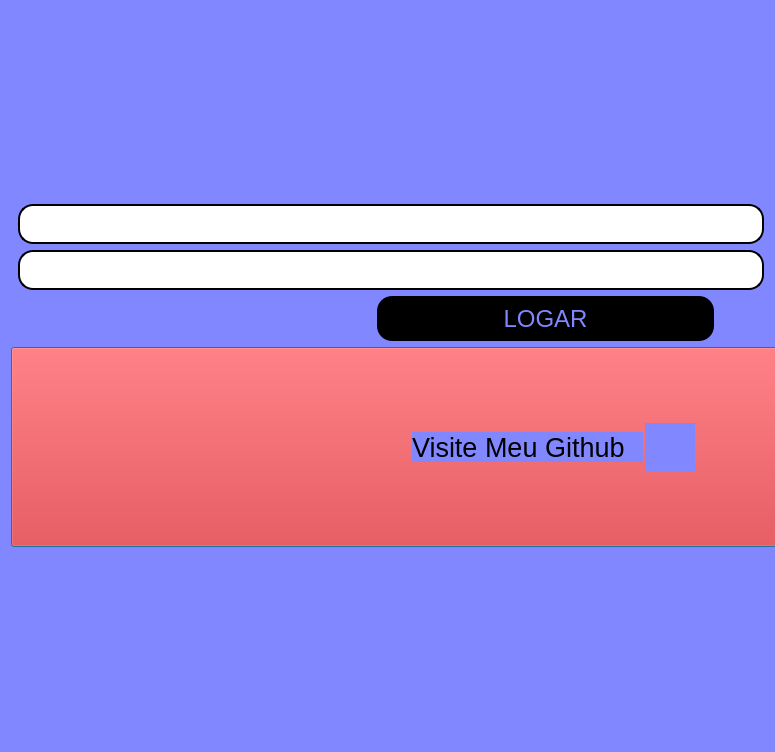
<?xml version="1.0" encoding="UTF-8"?>
<ui version="4.0">
 <class>Login</class>
 <widget class="QDialog" name="Login">
  <property name="geometry">
   <rect>
    <x>0</x>
    <y>0</y>
    <width>775</width>
    <height>752</height>
   </rect>
  </property>
  <property name="minimumSize">
   <size>
    <width>775</width>
    <height>752</height>
   </size>
  </property>
  <property name="maximumSize">
   <size>
    <width>1456</width>
    <height>752</height>
   </size>
  </property>
  <property name="windowTitle">
   <string>Dialog</string>
  </property>
  <property name="styleSheet">
   <string notr="true">background-color: rgb(129, 135, 255);</string>
  </property>
  <layout class="QVBoxLayout" name="verticalLayout_3">
   <item>
    <layout class="QVBoxLayout" name="verticalLayout">
     <item>
      <layout class="QHBoxLayout" name="horizontalLayout">
       <property name="spacing">
        <number>0</number>
       </property>
       <item>
        <widget class="QLabel" name="label">
         <property name="maximumSize">
          <size>
           <width>35</width>
           <height>32</height>
          </size>
         </property>
         <property name="text">
          <string/>
         </property>
         <property name="pixmap">
          <pixmap>../imagens/usuario.png</pixmap>
         </property>
        </widget>
       </item>
       <item>
        <widget class="QLineEdit" name="lineEdit">
         <property name="minimumSize">
          <size>
           <width>72</width>
           <height>0</height>
          </size>
         </property>
         <property name="maximumSize">
          <size>
           <width>1920</width>
           <height>40</height>
          </size>
         </property>
         <property name="styleSheet">
          <string notr="true">background-color: rgb(255, 255, 255);
border-radius: 15px;
border-style: outset;
border-width: 2px;</string>
         </property>
         <property name="inputMethodHints">
          <set>Qt::ImhNone</set>
         </property>
         <property name="text">
          <string/>
         </property>
        </widget>
       </item>
      </layout>
     </item>
     <item>
      <layout class="QHBoxLayout" name="horizontalLayout_2">
       <property name="spacing">
        <number>0</number>
       </property>
       <item>
        <widget class="QLabel" name="label_2">
         <property name="maximumSize">
          <size>
           <width>32</width>
           <height>40</height>
          </size>
         </property>
         <property name="text">
          <string/>
         </property>
         <property name="pixmap">
          <pixmap>../imagens/senha.png</pixmap>
         </property>
         <property name="scaledContents">
          <bool>false</bool>
         </property>
        </widget>
       </item>
       <item>
        <widget class="QLineEdit" name="lineEdit_2">
         <property name="sizePolicy">
          <sizepolicy hsizetype="Expanding" vsizetype="Fixed">
           <horstretch>0</horstretch>
           <verstretch>0</verstretch>
          </sizepolicy>
         </property>
         <property name="minimumSize">
          <size>
           <width>92</width>
           <height>0</height>
          </size>
         </property>
         <property name="maximumSize">
          <size>
           <width>1920</width>
           <height>40</height>
          </size>
         </property>
         <property name="styleSheet">
          <string notr="true">background-color: rgb(255, 255, 255);
border-radius: 15px;
border-style: outset;
border-width: 2px;</string>
         </property>
         <property name="inputMethodHints">
          <set>Qt::ImhNone</set>
         </property>
        </widget>
       </item>
      </layout>
     </item>
     <item>
      <layout class="QHBoxLayout" name="horizontalLayout_4">
       <property name="rightMargin">
        <number>50</number>
       </property>
       <item alignment="Qt::AlignLeft|Qt::AlignTop">
        <widget class="QLabel" name="label_3">
         <property name="minimumSize">
          <size>
           <width>753</width>
           <height>40</height>
          </size>
         </property>
         <property name="maximumSize">
          <size>
           <width>548</width>
           <height>41</height>
          </size>
         </property>
         <property name="font">
          <font>
           <pointsize>13</pointsize>
          </font>
         </property>
         <property name="styleSheet">
          <string notr="true">color: rgb(255, 0, 0);</string>
         </property>
         <property name="text">
          <string/>
         </property>
        </widget>
       </item>
       <item>
        <widget class="QPushButton" name="pushButton">
         <property name="minimumSize">
          <size>
           <width>337</width>
           <height>41</height>
          </size>
         </property>
         <property name="maximumSize">
          <size>
           <width>439</width>
           <height>45</height>
          </size>
         </property>
         <property name="font">
          <font>
           <pointsize>18</pointsize>
          </font>
         </property>
         <property name="styleSheet">
          <string notr="true">background-color: rgb(0, 0, 0);
color: rgb(129, 135, 255);
border-radius: 15px;
border-style: outset;

</string>
         </property>
         <property name="text">
          <string>LOGAR</string>
         </property>
         <property name="autoDefault">
          <bool>false</bool>
         </property>
        </widget>
       </item>
      </layout>
     </item>
     <item>
      <layout class="QHBoxLayout" name="horizontalLayout_3">
       <property name="spacing">
        <number>2</number>
       </property>
       <property name="rightMargin">
        <number>69</number>
       </property>
       <item>
        <widget class="QPushButton" name="pushButton_2">
         <property name="minimumSize">
          <size>
           <width>1080</width>
           <height>200</height>
          </size>
         </property>
         <property name="styleSheet">
          <string notr="true">background-color:rgba(255,0,0,0.0);</string>
         </property>
         <property name="text">
          <string/>
         </property>
        </widget>
       </item>
       <item>
        <widget class="QLabel" name="label_5">
         <property name="minimumSize">
          <size>
           <width>231</width>
           <height>0</height>
          </size>
         </property>
         <property name="maximumSize">
          <size>
           <width>249</width>
           <height>30</height>
          </size>
         </property>
         <property name="font">
          <font>
           <pointsize>20</pointsize>
          </font>
         </property>
         <property name="text">
          <string>Visite Meu Github</string>
         </property>
        </widget>
       </item>
       <item>
        <widget class="QLabel" name="label_4">
         <property name="minimumSize">
          <size>
           <width>50</width>
           <height>0</height>
          </size>
         </property>
         <property name="maximumSize">
          <size>
           <width>50</width>
           <height>48</height>
          </size>
         </property>
         <property name="text">
          <string/>
         </property>
         <property name="pixmap">
          <pixmap>../imagens/github.png</pixmap>
         </property>
        </widget>
       </item>
      </layout>
     </item>
    </layout>
   </item>
  </layout>
 </widget>
 <resources/>
 <connections/>
</ui>
